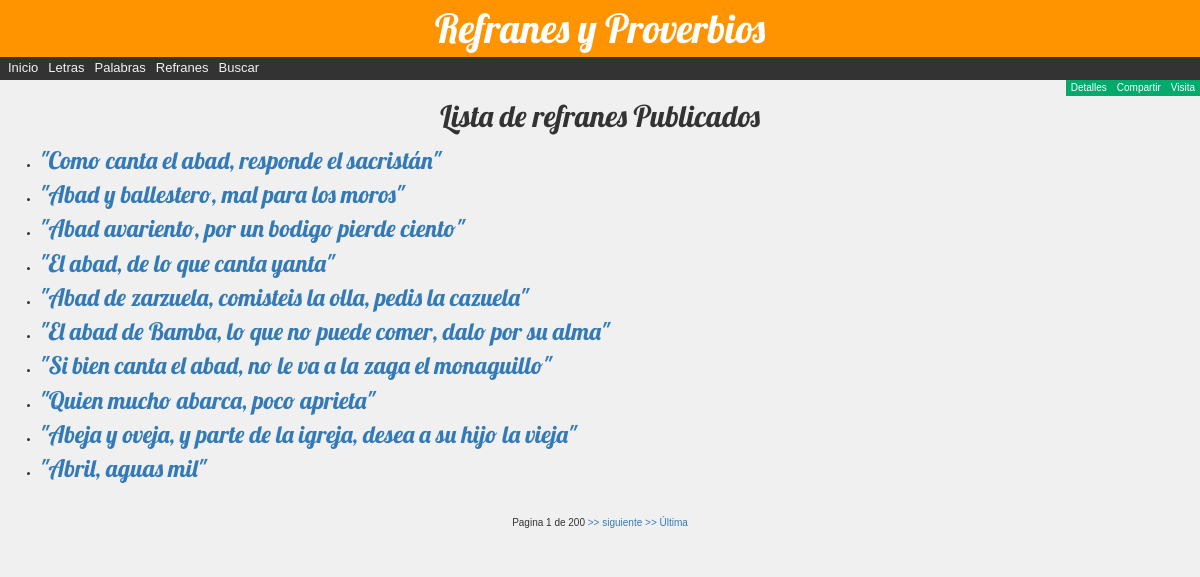
/refran/refpublicados/, run on the app's committed database.
### refran/models.py (models this page shows, shortened)
class Refran(models.Model):
   id = models.UUIDField(
        primary_key=True,
        default=uuid.uuid4,
        )
   dicho = models.TextField(
           'Refrán',
           max_length=191,
           )
   explicacion = models.TextField(
                 'Explicación',
                 max_length=251,
                 )
   fecha = models.DateField(
           'Registrado',
           default=date.today,
           null=True,
           blank=True
           )
   fechaaprobacion = models.DateField(
           'Aprobado',
           null=True,
           blank=True
           )
   fechapublicacion = models.DateField(
           'Publicado',
           null=True,
           blank=True
           )
   ESTADOS = (
         ('r', 'Revisión'),
         ('a', 'Aprobado'),
         ('p', 'Publicado')
      )
   estado = models.CharField(
            'Estado',
            max_length=1,
            choices=ESTADOS,
            blank=True,
            default='r',
            )
   letra = models.ForeignKey(
           'Letra',
           on_delete=models.RESTRICT,
           null=False
           )
   palabra = models.ForeignKey(
             'Palabra',
             on_delete=models.RESTRICT,
             null=True
             )
   origen = models.ForeignKey(
            'Origen',
            on_delete=models.RESTRICT,
            null=True
            )
   creador = models.ForeignKey(
             settings.AUTH_USER_MODEL,
             on_delete=models.SET_NULL,
             null=True,
             blank=True
             )
   class Meta:
      ordering = ['palabra', 'fecha', 'fechaaprobacion', 'fechapublicacion']
   def get_absolute_url(self):
      return reverse ('refran-detalle', args=[str(self.id)])

### refran/views.py (the view)
# urls.py: path('refpublicados/', views.RefPublicadosListView.as_view(), name='refranes-publicados'),
class RefPublicadosListView(generic.ListView):
   model = Refran
   template_name = 'refran/refranes_publicados_list.html'
   paginate_by = 10
   def get_queryset(self):
      return(
         Refran.objects.filter(estado__exact='p').order_by('palabra')
         )

### refran/templates/refran/refranes_publicados_list.html
{% extends "base_generic.html" %}
{% block content %}
   <div align="center">
   <h2>Lista de refranes Publicados</h2>
   </div>
   {% if refran_list %}
   <ul>
     {% for refran in refran_list %}
     <li>
        <a class="refran" href="{{ refran.get_absolute_url }}">"{{ refran.dicho }}"</a>
     </li>
     {% endfor %}
   </ul>
   {% else %}
     <p>No hay refranes publicados.</p>
   {% endif %}
{% endblock %}

### refran/static/css/estilos.css (style rules this page uses)
body { margin:0; font-family: Arial, Helvetica, sans-serif; background-color:#f0f0f0; font-size:100%; margin:0; padding:0; border:0; }
h1, h2 { font-family: 'Lobster', cursive; }
.refran { margin-top: 10px; margin-botton: 15px; font-family: 'Lobster'; font-size: 18pt; }

### data on the page
Refran: dicho "Como canta el abad, responde el sacristán"
Refran: dicho "Abad y ballestero, mal para los moros"
Refran: dicho "Abad avariento, por un bodigo pierde ciento"
Refran: dicho "El abad, de lo que canta yanta"
Refran: dicho "Abad de zarzuela, comisteis la olla, pedis la cazuela"
Refran: dicho "El abad de Bamba, lo que no puede comer, dalo por su alma"
Refran: dicho "Si bien canta el abad, no le va a la zaga el monaguillo"
Refran: dicho "Quien mucho abarca, poco aprieta"
Refran: dicho "Abeja y oveja, y parte de la igreja, desea a su hijo la vieja"
Refran: dicho "Abril, aguas mil"

### other printed values
{{ page_obj.number }} "1"
{{ page_obj.paginator.num_pages }} "200"
